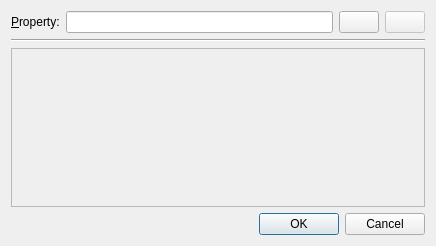
<?xml version="1.0" encoding="UTF-8"?>
<ui version="4.0">
 <class>CombineDialog</class>
 <widget class="QDialog" name="CombineDialog">
  <property name="geometry">
   <rect>
    <x>0</x>
    <y>0</y>
    <width>436</width>
    <height>246</height>
   </rect>
  </property>
  <property name="windowTitle">
   <string>Combine</string>
  </property>
  <property name="sizeGripEnabled">
   <bool>false</bool>
  </property>
  <layout class="QVBoxLayout" name="verticalLayout">
   <item>
    <layout class="QHBoxLayout" name="horizontalLayout">
     <item>
      <widget class="QLabel" name="propertyLabel">
       <property name="text">
        <string>&amp;Property:</string>
       </property>
       <property name="buddy">
        <cstring>propertyEdit</cstring>
       </property>
      </widget>
     </item>
     <item>
      <widget class="QLineEdit" name="propertyEdit"/>
     </item>
     <item>
      <widget class="QPushButton" name="importButton">
       <property name="text">
        <string/>
       </property>
      </widget>
     </item>
     <item>
      <widget class="QPushButton" name="manualButton">
       <property name="enabled">
        <bool>false</bool>
       </property>
       <property name="text">
        <string/>
       </property>
      </widget>
     </item>
    </layout>
   </item>
   <item>
    <widget class="Line" name="formulaLine">
     <property name="orientation">
      <enum>Qt::Horizontal</enum>
     </property>
    </widget>
   </item>
   <item>
    <widget class="QListWidget" name="formulaList">
     <property name="enabled">
      <bool>false</bool>
     </property>
     <property name="sizePolicy">
      <sizepolicy hsizetype="Ignored" vsizetype="Expanding">
       <horstretch>0</horstretch>
       <verstretch>0</verstretch>
      </sizepolicy>
     </property>
    </widget>
   </item>
   <item>
    <widget class="QDialogButtonBox" name="buttonBox">
     <property name="standardButtons">
      <set>QDialogButtonBox::Cancel|QDialogButtonBox::Ok</set>
     </property>
    </widget>
   </item>
  </layout>
 </widget>
 <tabstops>
  <tabstop>propertyEdit</tabstop>
  <tabstop>importButton</tabstop>
  <tabstop>manualButton</tabstop>
  <tabstop>formulaList</tabstop>
  <tabstop>buttonBox</tabstop>
 </tabstops>
 <resources/>
 <connections>
  <connection>
   <sender>buttonBox</sender>
   <signal>rejected()</signal>
   <receiver>CombineDialog</receiver>
   <slot>reject()</slot>
   <hints>
    <hint type="sourcelabel">
     <x>279</x>
     <y>226</y>
    </hint>
    <hint type="destinationlabel">
     <x>2</x>
     <y>243</y>
    </hint>
   </hints>
  </connection>
  <connection>
   <sender>buttonBox</sender>
   <signal>accepted()</signal>
   <receiver>CombineDialog</receiver>
   <slot>accept()</slot>
   <hints>
    <hint type="sourcelabel">
     <x>137</x>
     <y>230</y>
    </hint>
    <hint type="destinationlabel">
     <x>1</x>
     <y>204</y>
    </hint>
   </hints>
  </connection>
 </connections>
</ui>
